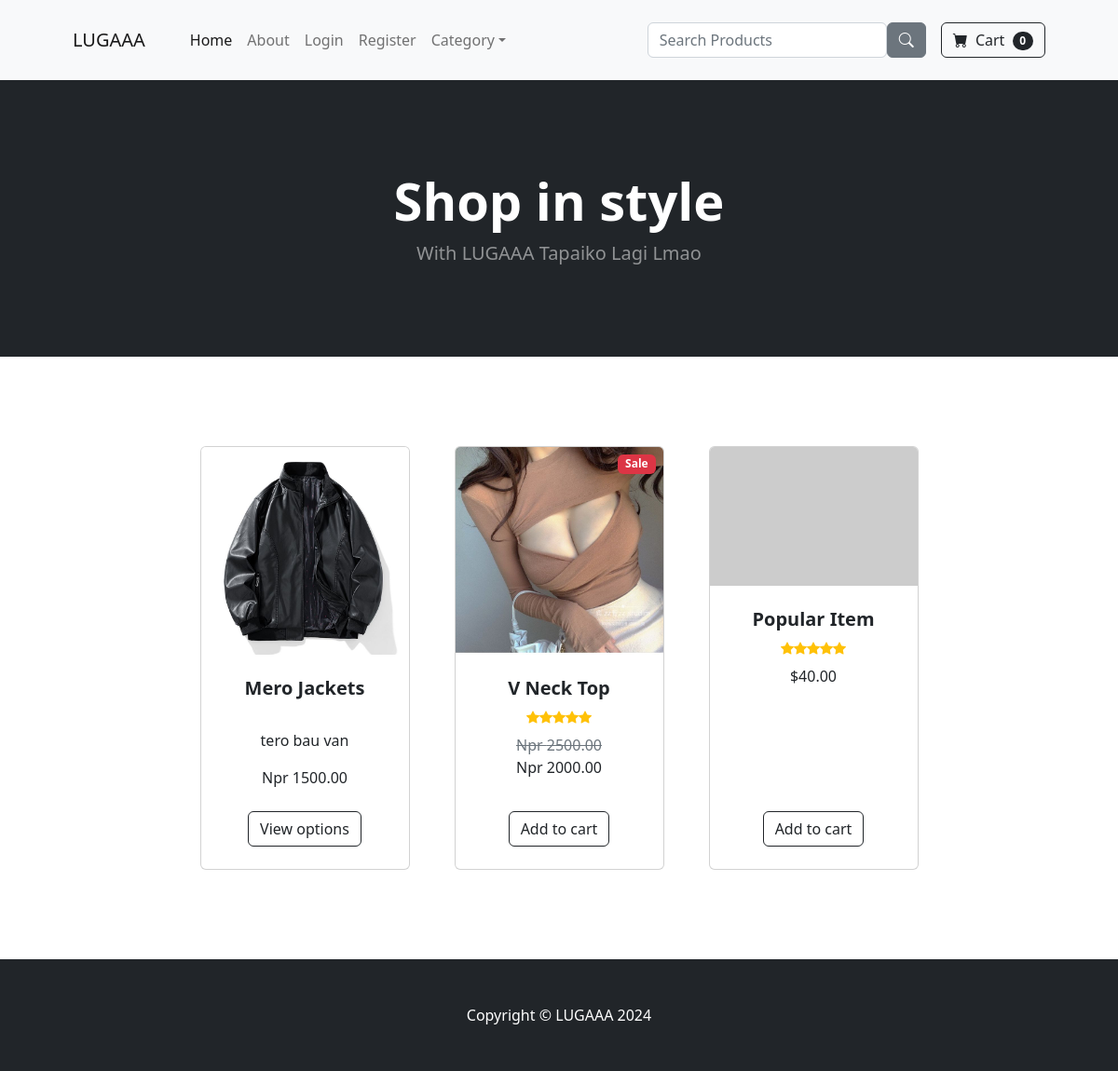
The page / on the database its author committed.
### store/models.py (models this page shows, shortened)
class Product(models.Model):
    name =  models.CharField(max_length=100)
    price =  models.DecimalField(default=0, decimal_places=2, max_digits = 8)
    category =  models.ForeignKey(Category, on_delete=models.CASCADE, null=True, blank=True)
    description =  models.CharField(max_length=250, default='', blank = True, null=True)
    image = models.ImageField(upload_to='uploads/product/')
    is_sale = models.BooleanField(default= False)
    sale_price = models.DecimalField(default=0, decimal_places=2, max_digits = 8)

### store/views.py (the view)
# urls.py: 2. Add a URL to urlpatterns:  path('', views.home, name='home')
def home(request):
    products = Product.objects.all()
    return render(request, 'home.html', {"products": products})

### cart/cart.py (called while the page is built)
    def __len__(self):
        return len(self.cart)

### cart/context_processor.py (called while the page is built)
def cart(request):
    return {'cart': Cart(request)}

### store/templates/home.html
{% extends 'base.html' %}
{% load static %}
{% block content %}
        <header class="bg-dark py-5">
            <div class="container px-4 px-lg-5 my-5">
                <div class="text-center text-white">
                    <h1 class="display-4 fw-bolder">Shop in style</h1>
                    <p class="lead fw-normal text-white-50 mb-0">With LUGAAA Tapaiko Lagi Lmao</p>
                </div>
            </div>
        </header>
        <section class="py-5">
            <div class="container px-4 px-lg-5 mt-5">
                <div class="row gx-4 gx-lg-5 row-cols-2 row-cols-md-3 row-cols-xl-4 justify-content-center">
                   {% for product in products %}
                        {% if product.is_sale %}
                        <div class="col mb-5">
                            <div class="card h-100">
                                <div class="badge bg-danger text-white position-absolute" style="top: 0.5rem; right: 0.5rem">Sale</div>
                                <img class="card-img-top" src="{{ product.image.url }}" alt="..." />
                                <div class="card-body p-4">
                                    <div class="text-center">
                                        <h5 class="fw-bolder">{{  product.name }}</h5>
                                        <div class="d-flex justify-content-center small text-warning mb-2">
                                            <div class="bi-star-fill"></div>
                                            <div class="bi-star-fill"></div>
                                            <div class="bi-star-fill"></div>
                                            <div class="bi-star-fill"></div>
                                            <div class="bi-star-fill"></div>
                                        </div>
                                        <span class="text-muted text-decoration-line-through">Npr {{product.price}}</span><br>
                                        Npr {{product.sale_price}}
                                    </div>
                                </div>
                                <div class="card-footer p-4 pt-0 border-top-0 bg-transparent">
                                    <div class="text-center"><a class="btn btn-outline-dark mt-auto" href="{% url 'product' product.id %}">Add to cart</a></div>
                                </div>
                            </div>
                        </div>
                        {% else %}
                    <div class="col mb-5">
                        <div class="card h-100">
                            <img class="card-img-top" src="{{ product.image.url }}" alt="..." />
                            <div class="card-body p-4">
                                <div class="text-center">
                                    <h5 class="fw-bolder">{{ product.name}}</h5><br>
                                    <p>{{ product.description }}</p>
                                    Npr {{product.price }}
                                </div>
                            </div>
                            <div class="card-footer p-4 pt-0 border-top-0 bg-transparent">
                                <div class="text-center"><a class="btn btn-outline-dark mt-auto" href="{% url 'product' product.id %}">View options</a></div>
                            </div>
                        </div>
                    </div>
                    {% endif %}
                    {% endfor %}
                    <div class="col mb-5">
                        <div class="card h-100">
                            <img class="card-img-top" src="https://dummyimage.com/450x300/dee2e6/6c757d.jpg" alt="..." />
                            <div class="card-body p-4">
                                <div class="text-center">
                                    <h5 class="fw-bolder">Popular Item</h5>
                                    <div class="d-flex justify-content-center small text-warning mb-2">
                                        <div class="bi-star-fill"></div>
                                        <div class="bi-star-fill"></div>
                                        <div class="bi-star-fill"></div>
                                        <div class="bi-star-fill"></div>
                                        <div class="bi-star-fill"></div>
                                    </div>
                                    $40.00
                                </div>
                            </div>
                            <div class="card-footer p-4 pt-0 border-top-0 bg-transparent">
                                <div class="text-center"><a class="btn btn-outline-dark mt-auto" href="#">Add to cart</a></div>
                            </div>
                        </div>
                    </div>
                </div>
            </div>
        </section>
{% endblock %}

### rows shown on the page
Product: image (picture), name "Mero Jackets", description "tero bau van", price "1500.00"
Product: image (picture), name "V Neck Top", price "2500.00", sale_price "2000.00"

### other values the page prints
{{ cart|length }} "0"
